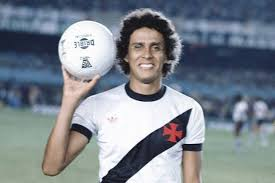
#> input picture dinamite10.jpg, 275 x 183 px
$ jupyter execute 'reduçãodedimensão.ipynb'
#> lines starting #> are read from the running program, lines starting #| are printed output that depends on the picture; after the words box and inside, x2 and y2 are one past the last pixel; in counts of white or black regions, pixels touching at a corner belong together
<a href="https://colab.research.google.com/github/jevertonbs/especialistamachinelearning/blob/main/redu%C3%A7%C3%A3odedimens%C3%A3o.ipynb" target="_parent"></a>

[cell 1]
from PIL import Image

def converter_imagem(nome_arquivo):
    # Abrir a imagem
#> called with nome_arquivo = 'dinamite10.jpg'
    imagem_colorida = Image.open(nome_arquivo)
#> imagem_colorida is the input picture: PIL image 275x183 RGB; mean R, G, B 124.6, 132.9, 141.8

    # Converter para escala de cinza
    imagem_cinza = imagem_colorida.convert('L')
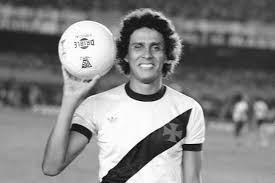
#> imagem_cinza: PIL image 275x183 L; min 1, max 255, mean 131.4

    # Salvar a imagem em escala de cinza
    nome_arquivo_cinza = nome_arquivo.replace('.jpg', 'cinza.jpg')
    imagem_cinza.save(nome_arquivo_cinza)

    # Converter para preto e branco
    limiar = 127
    imagem_pb = imagem_cinza.point(lambda p: p > limiar and 255)
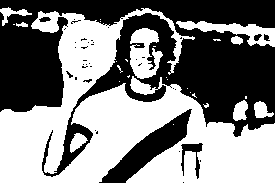
#> imagem_pb: PIL image 275x183 L; 50.9% white; 38 black regions (31 under 20 px), largest, box (x1, y1, x2, y2) and area: (0, 0, 275, 177) 22110, (99, 109, 192, 183) 2067, (181, 143, 203, 179) 275

    # Salvar a imagem em preto e branco
    nome_arquivo_pb = nome_arquivo.replace('.jpg', 'pb.jpg')
    imagem_pb.save(nome_arquivo_pb)

    print(f"Imagem em escala de cinza salva como '{nome_arquivo_cinza}'")
    print(f"Imagem em preto e branco salva como '{nome_arquivo_pb}'")

# Chamar a função com o nome do arquivo da imagem
converter_imagem('dinamite10.jpg')

[cell 2]
import matplotlib.pyplot as plt

def exibir_imagens(nome_original, nome_cinza, nome_pb):
    # Carregar e exibir a imagem original
#> called with nome_original = 'dinamite10.jpg', nome_cinza = 'dinamite10cinza.jpg', nome_pb = 'dinamite10pb.jpg'
    plt.subplot(1, 3, 1)
    imagem_original = plt.imread(nome_original)
    plt.imshow(imagem_original)
    plt.title('Original')
    plt.axis('off')

    # Carregar e exibir a imagem em escala de cinza
    plt.subplot(1, 3, 2)
    imagem_cinza = plt.imread(nome_cinza)
#> imagem_cinza: shape (183, 275); min 0, max 255, mean 131.4
    plt.imshow(imagem_cinza, cmap='gray')
    plt.title('Escala de Cinza')
    plt.axis('off')

    # Carregar e exibir a imagem em preto e branco
    plt.subplot(1, 3, 3)
    imagem_pb = plt.imread(nome_pb)
#> imagem_pb: shape (183, 275); min 0, max 255, mean 129.9
    plt.imshow(imagem_pb, cmap='gray')
    plt.title('Preto e Branco')
    plt.axis('off')

    # Exibir as imagens
    plt.show()
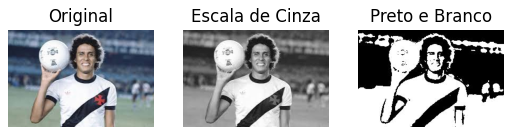
#> figure drawn by matplotlib, 3 panels

# Chamar a função para exibir as imagens
exibir_imagens('dinamite10.jpg', 'dinamite10cinza.jpg', 'dinamite10pb.jpg')
